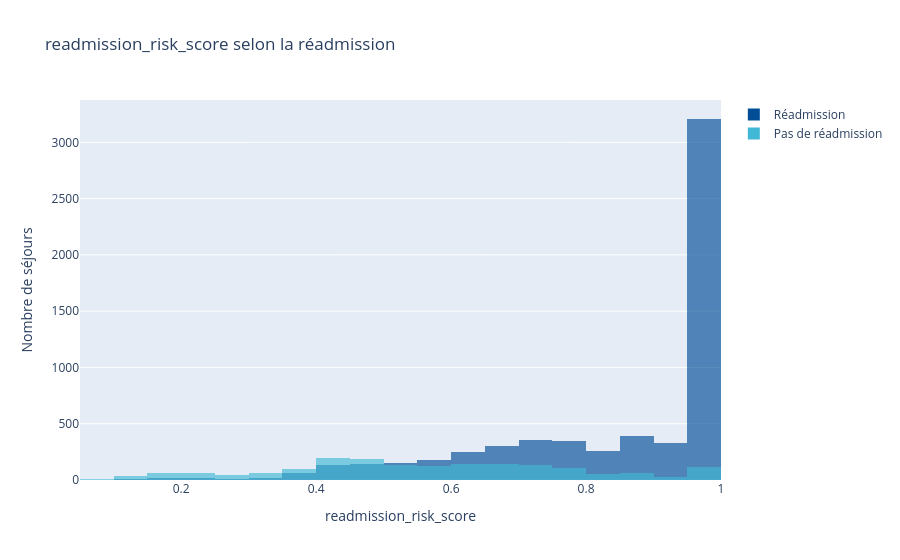

Notebook cell for this chart:
### Markdown cell above
### 3.7 Variable écartée : `readmission_risk_score`

### Code cell
fig = px.histogram(
    df_eda,
    x="readmission_risk_score",
    color="label_name",
    color_discrete_map=label_colors,
    barmode="overlay",
    opacity=0.65,
    nbins=30,
    title="readmission_risk_score selon la réadmission",
)
fig.update_layout(xaxis_title="readmission_risk_score", yaxis_title="Nombre de séjours", legend_title=None, width=500)
fig.show()

print(df_eda.groupby("label_name")["readmission_risk_score"].mean().round(2))
print(f"Corrélation avec label : {df['readmission_risk_score'].corr(df['label']):.2f}")

### Figure 1 — Plotly figure (JSON) as saved in the notebook; plotly's stock layout.template omitted (floating-point values rounded to 4 significant figures; data arrays with more than 128 entries replaced by an {"elided": "..."} marker saying what was removed)
{"data": [{"bingroup": "x", "hovertemplate": "label_name=Réadmission<br>readmission_risk_score=%{x}<br>count=%{y}<extra></extra>", "legendgroup": "Réadmission", "marker": {"color": "#014E97", "opacity": 0.65, "pattern": {"shape": ""}}, "name": "Réadmission", "nbinsx": 30, "orientation": "v", "showlegend": true, "type": "histogram", "x": {"elided": "6183 float values"}, "xaxis": "x", "yaxis": "y"}, {"bingroup": "x", "hovertemplate": "label_name=Pas de réadmission<br>readmission_risk_score=%{x}<br>count=%{y}<extra></extra>", "legendgroup": "Pas de réadmission", "marker": {"color": "#41B8D5", "opacity": 0.65, "pattern": {"shape": ""}}, "name": "Pas de réadmission", "nbinsx": 30, "orientation": "v", "showlegend": true, "type": "histogram", "x": {"elided": "1817 float values"}, "xaxis": "x", "yaxis": "y"}], "layout": {"barmode": "overlay", "legend": {"title": {}, "tracegroupgap": 0}, "title": {"text": "readmission_risk_score selon la réadmission"}, "xaxis": {"anchor": "y", "domain": [0, 1], "title": {"text": "readmission_risk_score"}}, "yaxis": {"anchor": "x", "domain": [0, 1], "title": {"text": "Nombre de séjours"}}}}
